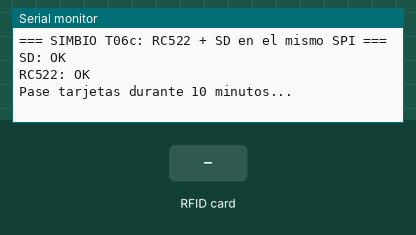
Simulated run of this sketch. Board: ESP32. On the bench: the last lines printed to the serial monitor. The inputs (shaded band) are chosen by the test bench. Storage starts empty.

Above: at 1.5 s.
1.6 s: RFID card 5E 7A 19 C4 held to the reader
At 3.1 s:
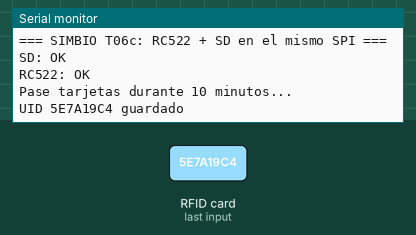
At 6.3 s:
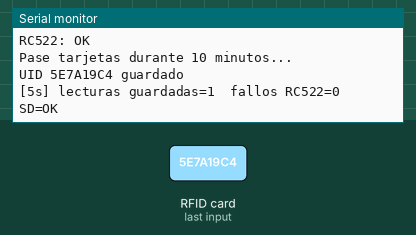

The sketch:

T06c_spi_compartido.ino
```cpp
/*
  SIMBIO - Tramo 6c: RC522 y módulo SD juntos en el mismo bus SPI
  ---------------------------------------------------------------
  Conexiones: las de T06a y T06b a la vez (SCK 18, MISO 19, MOSI 23 compartidos;
  CS del RC522 = 5, CS de la SD = 26).
  Qué debe pasar:
    - Cada tarjeta leída se agrega a /lotes_t06.csv en la SD.
    - Cada 5 s se revisa que el RC522 siga respondiendo (versión 0x91/0x92).
    - Deje correr 10 minutos pasando tarjetas: no debe aparecer "RC522 PERDIDO".
  Si el RC522 deja de responder solo cuando la SD está conectada: el módulo SD no
  libera MISO. Solución documentada: mover la SD al segundo bus SPI (HSPI).
  Monitor serie: 115200.
*/
#include <SPI.h>
#include <SD.h>
#include <MFRC522.h>

const int RFID_SS = 5, RFID_RST = 27, SD_CS = 26;
MFRC522 rfid(RFID_SS, RFID_RST);
bool sdOk = false;
unsigned long lecturas = 0, fallosRfid = 0;

bool rfidResponde() {
  byte v = rfid.PCD_ReadRegister(MFRC522::VersionReg);
  return v != 0x00 && v != 0xFF;
}

void setup() {
  Serial.begin(115200);
  delay(300);
  Serial.println("\n=== SIMBIO T06c: RC522 + SD en el mismo SPI ===");
  pinMode(RFID_SS, OUTPUT); digitalWrite(RFID_SS, HIGH);   // ambos CS en alto antes de iniciar
  pinMode(SD_CS, OUTPUT);   digitalWrite(SD_CS, HIGH);
  SPI.begin(18, 19, 23);

  sdOk = SD.begin(SD_CS, SPI, 4000000);
  Serial.printf("SD: %s\n", sdOk ? "OK" : "FALLA");
  rfid.PCD_Init();
  Serial.printf("RC522: %s\n", rfidResponde() ? "OK" : "FALLA");
  if (sdOk && !SD.exists("/lotes_t06.csv")) {
    File f = SD.open("/lotes_t06.csv", FILE_WRITE);
    if (f) { f.println("ms,uid"); f.close(); }
  }
  Serial.println("Pase tarjetas durante 10 minutos...");
}

void loop() {
  static unsigned long tRev = 0;
  if (millis() - tRev > 5000) {
    tRev = millis();
    if (!rfidResponde()) {
      fallosRfid++;
      Serial.println("RC522 PERDIDO: reiniciando el lector");
      rfid.PCD_Init();
    }
    Serial.printf("[%lus] lecturas guardadas=%lu  fallos RC522=%lu  SD=%s\n",
                  millis() / 1000, lecturas, fallosRfid, sdOk ? "OK" : "no");
  }

  if (!rfid.PICC_IsNewCardPresent() || !rfid.PICC_ReadCardSerial()) { delay(50); return; }
  char uid[21] = "";
  for (byte i = 0; i < rfid.uid.size && i < 10; i++) sprintf(uid + 2 * i, "%02X", rfid.uid.uidByte[i]);
  rfid.PICC_HaltA();
  rfid.PCD_StopCrypto1();

  if (sdOk) {
    File f = SD.open("/lotes_t06.csv", FILE_APPEND);
    if (f) { f.printf("%lu,%s\n", millis(), uid); f.close(); lecturas++; }
    else Serial.println("No se pudo escribir en la SD");
  }
  Serial.printf("UID %s guardado\n", uid);
}
```

Measured:
- after the input at 1.6 s, the serial monitor: prints a new line after 0.07 s (image 1)
